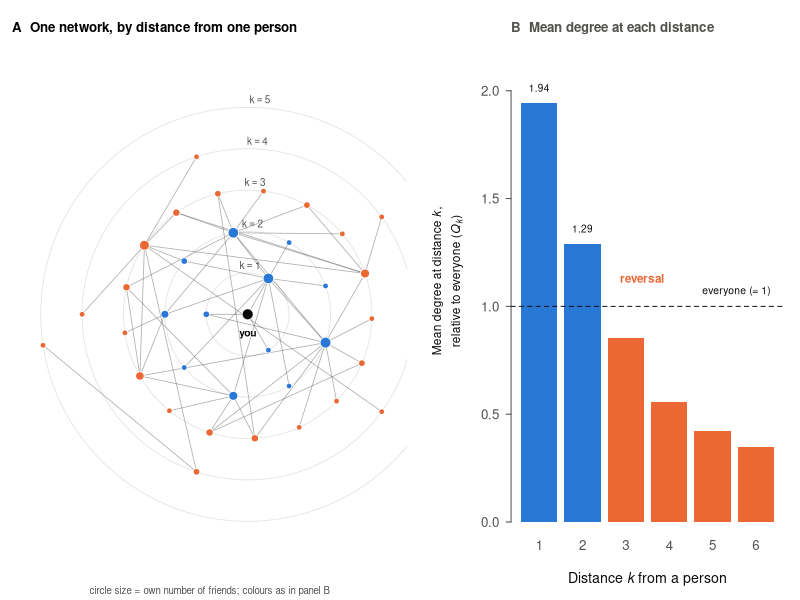

This chart was generated by the following R code:
# Illustrative figure (Figure 1): a small network drawn in rings by distance from one person, and the enrichment Q_k of each distance shell.
suppressMessages(library(igraph))
ink <- "#0b0b0b"; ink2 <- "#52514e"; grid <- "#e3e2de"; blue <- "#2a78d6"; orange <- "#eb6834"
seed <- 16; set.seed(seed); n <- 36; mu <- 3.0; cv <- 1.2; inv_r <- max(cv^2 - 1/mu, 1e-3)
d <- rnbinom(n, size = 1/inv_r, mu = mu); d[d < 1] <- 1L; if (sum(d) %% 2) d[1] <- d[1] + 1L
g <- simplify(sample_degseq(d, method = "vl")); stopifnot(is_connected(g))
deg <- degree(g); D <- distances(g); mu1 <- mean(deg); K <- max(D)
Q <- sapply(1:K, function(k) { M <- (D == k); sum(M %*% deg) / sum(M) / mu1 })
# focal person: a vertex of degree 3 whose shells reach the full range
cand <- which(deg == 3); focal <- cand[which.max(sapply(cand, function(v) max(D[v, ])))]
dist_f <- D[focal, ]; nk <- table(dist_f)
# ring layout: shell k on radius k, nodes ordered by the mean angle of their parents
ang <- numeric(n); ang[focal] <- 0; xy <- matrix(0, n, 2)
sh1 <- which(dist_f == 1); ang[sh1] <- 2 * pi * (seq_along(sh1) - 0.5) / length(sh1)
for (k in 2:max(dist_f)) { v <- which(dist_f == k); pa <- sapply(v, function(x) { p <- intersect(neighbors(g, x), which(dist_f == k - 1)); atan2(mean(sin(ang[p])), mean(cos(ang[p]))) })
  o <- order(pa %% (2 * pi)); ang[v[o]] <- 2 * pi * (seq_along(v) - 0.5) / length(v) + (k %% 2) * 0.15 }
xy[, 1] <- dist_f * cos(ang); xy[, 2] <- dist_f * sin(ang); xy[focal, ] <- 0
nodecol <- ifelse(dist_f >= 1 & Q[pmax(dist_f, 1)] >= 1, blue, orange)   # colour = the person's distance shell, in the colour of that shell's bar (above average = blue, below = orange)
pdf("../figures/figure_intro_schematic.pdf", width = 7.2, height = 3.5, family = "Helvetica")
layout(matrix(1:2, 1), widths = c(1.1, 1)); par(mar = c(1.2, 0.6, 2.0, 0.6), mgp = c(2.3, 0.6, 0))
plot(NA, xlim = range(xy[, 1]) * 1.08, ylim = c(min(xy[, 2]) * 1.08, max(xy[, 2]) * 1.16), asp = 1, axes = FALSE, xlab = "", ylab = "")
for (k in 1:max(dist_f)) symbols(0, 0, circles = k, inches = FALSE, add = TRUE, fg = grid, lwd = 0.8)
E <- as_edgelist(g, names = FALSE); segments(xy[E[, 1], 1], xy[E[, 1], 2], xy[E[, 2], 1], xy[E[, 2], 2], col = adjustcolor(ink2, 0.45), lwd = 0.8)
cx <- 0.45 + 0.30 * sqrt(deg); points(xy[, 1], xy[, 2], pch = 21, bg = nodecol, col = "white", cex = cx, lwd = 0.8)
points(xy[focal, 1], xy[focal, 2], pch = 21, bg = ink, col = "white", cex = cx[focal] + 0.5, lwd = 0.8)
text(0, -0.5, "you", cex = 0.62, col = ink, font = 2)
for (k in 1:max(dist_f)) text(0.06 * k, k, bquote(k == .(k)), cex = 0.6, col = ink2, pos = 3, offset = 0.2)
mtext("A  One network, by distance from one person", side = 3, line = 0.2, adj = 0, font = 2, cex = 0.8)
mtext("circle size = own number of friends; colours as in panel B", side = 1, line = 0.1, adj = 0.5, cex = 0.58, col = ink2)
par(mar = c(3.9, 4.6, 2.0, 0.8), mgp = c(2.4, 0.6, 0), tcl = -0.25, cex.axis = 0.8, cex.lab = 0.85, col.axis = ink2, col.lab = ink, fg = ink2, las = 1)
bp <- barplot(Q, names.arg = 1:K, col = ifelse(Q >= 1, blue, orange), border = NA, ylim = c(0, max(Q) * 1.15), xlab = expression(Distance~italic(k)~"from a person"), ylab = "")
mtext(expression(paste("Mean degree at distance ", italic(k), ",")), side = 2, line = 3.2, las = 0, cex = 0.72, col = ink)
mtext(expression(paste("relative to everyone (", italic(Q)[italic(k)], ")")), side = 2, line = 2.2, las = 0, cex = 0.72, col = ink)
abline(h = 1, col = ink, lty = 2, lwd = 1)
text(bp[K] + 0.4, 1.07, "everyone (= 1)", adj = 1, cex = 0.62, col = ink)
kr <- which(Q < 1)[1]; text(bp[kr] + 0.45, 1.13, "reversal", cex = 0.7, col = orange, font = 2, adj = 0.5)
text(bp[1], Q[1] + 0.07, sprintf("%.2f", Q[1]), cex = 0.6, col = ink); text(bp[2], Q[2] + 0.07, sprintf("%.2f", Q[2]), cex = 0.6, col = ink)
mtext("B  Mean degree at each distance", side = 3, line = 0.2, adj = 0, font = 2, cex = 0.8)
dev.off()
cat("Q_k:", round(Q, 2), "| n", n, "edges", ecount(g), "| focal degree", deg[focal], "| shell sizes from focal:", paste(nk[-1], collapse = " "), "\n")
